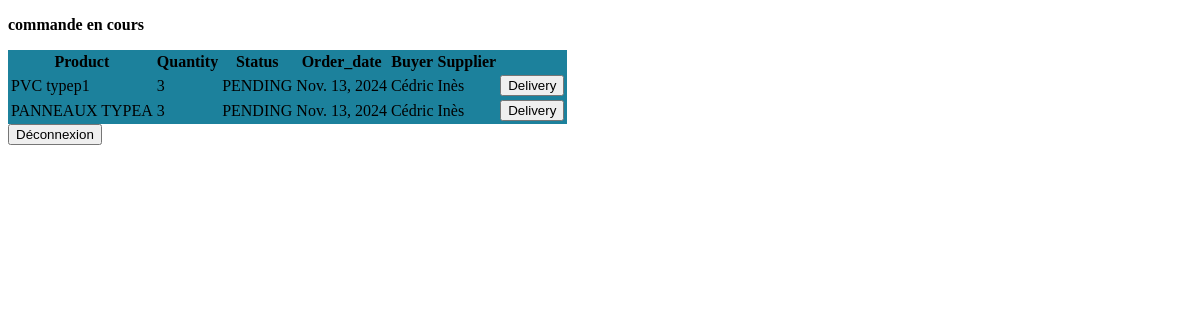
Screenshot of /add_supplier_orders/ (signed in) with the database file from the repository.
### gestion/models.py (models this page shows, shortened)
class Order(models.Model):
    buyer = models.ForeignKey(User, on_delete= models.CASCADE, related_name='buyer_orders')
    product = models.ForeignKey(Product, on_delete= models.CASCADE)
    quantity = models.IntegerField()
    status = models.CharField(max_length= 20, choices= [('PENDING','pending'),('PAID','paid'),('DELIVERED','delivered')], default ='PENDING')
    order_date = models.DateField(auto_now_add= True)

class Product(models.Model):
    name = models.CharField(max_length=100)
    description = models.TextField(max_length= 200)
    price = models.DecimalField(max_digits= 10, decimal_places= 2)
    supplier = models.ForeignKey(User, on_delete = models.CASCADE)

class User(AbstractUser):
    ROLE_CHOICES = [
        ('admin', 'Admin'),
        ('buyer', 'Buyer'),
        ('supplier','Supplier'),
    ]
    role = models.CharField(max_length= 8, choices= ROLE_CHOICES)
    groups = models.ManyToManyField('auth.Group', related_name= 'custom_user_groups', blank=True)
    user_permissions = models.ManyToManyField('auth.Permission', related_name= 'custom_user_permissions', blank=True)

### gestion/views.py (the view, shortened to what this page needs)
# urls.py: path("add_supplier_orders/", views.supplier_orders, name = "supplier_orders"),
@login_required
@role_required('Supplier')
def supplier_orders(request):
    products = Product.objects.all()
    orders = Order.objects.all()
    return render(request, 'supplier_orders.html', {'orders': orders, 'products': products})

### gestion/views.py (called while the page is built)
def role_required(role):
    def decorator(view_func):
        @wraps(view_func)
        def _wrapped_view(request, *args, **kwargs):
                if request.user.is_authenticated and request.user.role == role:
                    return view_func(request, *args, **kwargs)
                else:
                    return HttpResponseForbidden(" NO PERMISSION")
        return _wrapped_view
    return decorator

### gestion/templates/supplier_orders.html (shortened to what this page needs)
<!DOCTYPE html>
<html lang="en">
<head>
</head>
<body>
    <form method="post" action="">{% csrf_token %}
        <p><strong> commande en cours </strong></p>
    </form>
        <table>
            <thead>
                <tr>
                    <th>Product</th>
                    <th>Quantity</th>
                    <th>Status</th>
                    <th>Order_date</th>
                    <th>Buyer</th>
                    <th>Supplier</th>
                </tr>
            </thead>
            <tbody>
                {% for order in orders %}
                <tr>
                    <td>{{order.product.name}}</td>
                    <td>{{order.quantity}}</td>
                    <td>{{order.status}}</td>
                    <td>{{order.order_date}}</td>
                    <td>{{order.buyer.username}}</td>
                    <td>{{order.product.supplier.username}}</td>
                    <td>
                        <button type="submit"> Delivery </button>
                    </td>
                </tr>
                {% empty %}
                <tr>
                    <td colspan="3">No order available.</td>
                </tr>
                {% endfor %}
            </tbody>
        </table>
</body>
    <form method="post" action="{% url 'logout' %}">{% csrf_token %}
        <button type="submit"> Déconnexion </button>
    </form>
</html>

### gestion/templates/supplier_orders.html (style rules this page uses)
table { display: table; background-color: rgb(28, 129, 156); border: 10; }

### rows the page displays
Order: product.name "PVC typep1", quantity "3", status "PENDING", order_date "Nov. 13, 2024", buyer.username "Cédric", product.supplier.username "Inès"
Order: product.name "PANNEAUX TYPEA", quantity "3", status "PENDING", order_date "Nov. 13, 2024", buyer.username "Cédric", product.supplier.username "Inès"
